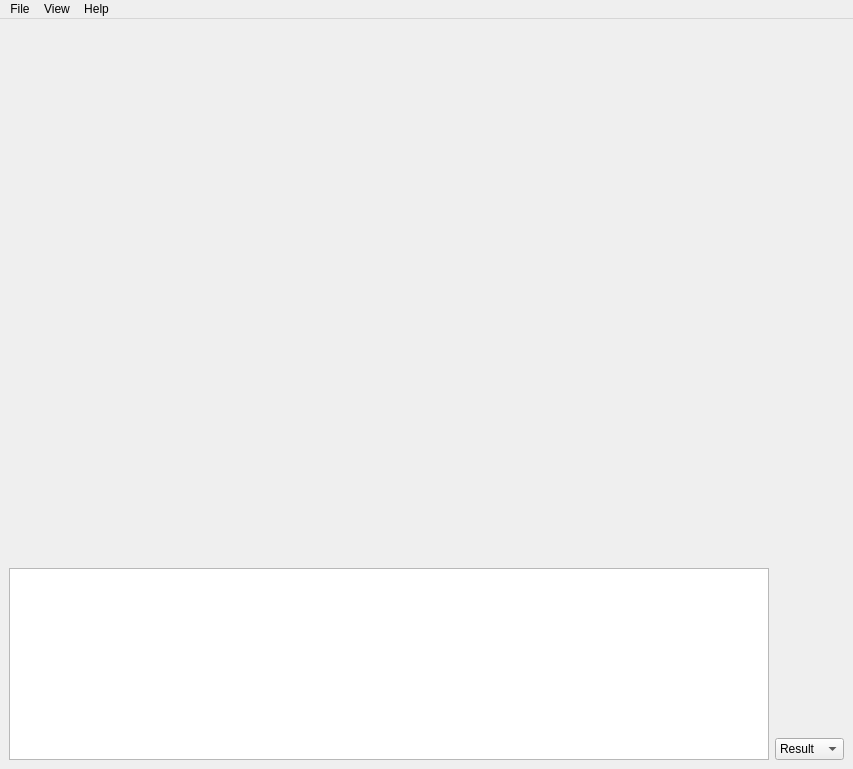
<?xml version="1.0" encoding="UTF-8"?>
<ui version="4.0">
 <class>MainWindow</class>
 <widget class="QMainWindow" name="MainWindow">
  <property name="geometry">
   <rect>
    <x>0</x>
    <y>0</y>
    <width>853</width>
    <height>769</height>
   </rect>
  </property>
  <property name="windowTitle">
   <string>cefabs</string>
  </property>
  <property name="documentMode">
   <bool>false</bool>
  </property>
  <property name="dockNestingEnabled">
   <bool>false</bool>
  </property>
  <widget class="QWidget" name="m_centralWidget">
   <layout class="QHBoxLayout" name="horizontalLayout">
    <item>
     <layout class="QVBoxLayout" name="verticalLayout">
      <item>
       <widget class="ImageView" name="m_imageView" native="true">
        <property name="sizePolicy">
         <sizepolicy hsizetype="Expanding" vsizetype="Expanding">
          <horstretch>100</horstretch>
          <verstretch>100</verstretch>
         </sizepolicy>
        </property>
        <property name="minimumSize">
         <size>
          <width>512</width>
          <height>512</height>
         </size>
        </property>
        <property name="focusPolicy">
         <enum>Qt::ClickFocus</enum>
        </property>
       </widget>
      </item>
      <item>
       <widget class="VideoControls" name="m_videoControls">
        <property name="frameShape">
         <enum>QFrame::StyledPanel</enum>
        </property>
        <property name="frameShadow">
         <enum>QFrame::Raised</enum>
        </property>
       </widget>
      </item>
      <item>
       <widget class="LogWindow" name="m_logWindow"/>
      </item>
     </layout>
    </item>
    <item>
     <layout class="QVBoxLayout" name="m_vbox1">
      <property name="spacing">
       <number>4</number>
      </property>
      <item>
       <widget class="QLabel" name="m_logo">
        <property name="text">
         <string/>
        </property>
        <property name="pixmap">
         <pixmap resource="resources.qrc">:/logo.png</pixmap>
        </property>
        <property name="alignment">
         <set>Qt::AlignCenter</set>
        </property>
       </widget>
      </item>
      <item>
       <widget class="QComboBox" name="m_select">
        <property name="currentIndex">
         <number>1</number>
        </property>
        <property name="frame">
         <bool>true</bool>
        </property>
        <item>
         <property name="text">
          <string>Source</string>
         </property>
        </item>
        <item>
         <property name="text">
          <string>Result</string>
         </property>
        </item>
       </widget>
      </item>
     </layout>
    </item>
   </layout>
  </widget>
  <widget class="QMenuBar" name="m_menuBar">
   <property name="geometry">
    <rect>
     <x>0</x>
     <y>0</y>
     <width>853</width>
     <height>21</height>
    </rect>
   </property>
   <widget class="QMenu" name="m_menuFile">
    <property name="title">
     <string>File</string>
    </property>
    <addaction name="actionOpen"/>
    <addaction name="actionSavePNG"/>
    <addaction name="actionRecord"/>
    <addaction name="separator"/>
    <addaction name="actionLoadSettings"/>
    <addaction name="actionSaveSettings"/>
    <addaction name="separator"/>
    <addaction name="actionSelectDevice"/>
    <addaction name="separator"/>
    <addaction name="actionQuit"/>
   </widget>
   <widget class="QMenu" name="m_menuView">
    <property name="title">
     <string>View</string>
    </property>
    <addaction name="actionCopy"/>
    <addaction name="separator"/>
    <addaction name="actionZoomIn"/>
    <addaction name="actionZoomOut"/>
    <addaction name="actionReset"/>
    <addaction name="separator"/>
    <addaction name="actionHold"/>
    <addaction name="actionToggle"/>
    <addaction name="separator"/>
    <addaction name="actionLog"/>
   </widget>
   <widget class="QMenu" name="m_menuHelp">
    <property name="title">
     <string>Help</string>
    </property>
    <addaction name="actionAbout"/>
   </widget>
   <addaction name="m_menuFile"/>
   <addaction name="m_menuView"/>
   <addaction name="m_menuHelp"/>
  </widget>
  <action name="actionOpen">
   <property name="text">
    <string>Open...</string>
   </property>
   <property name="shortcut">
    <string>Ctrl+O</string>
   </property>
   <property name="shortcutContext">
    <enum>Qt::ApplicationShortcut</enum>
   </property>
  </action>
  <action name="actionSavePNG">
   <property name="text">
    <string>Save...</string>
   </property>
   <property name="shortcut">
    <string>Ctrl+S</string>
   </property>
   <property name="shortcutContext">
    <enum>Qt::ApplicationShortcut</enum>
   </property>
  </action>
  <action name="actionZoomIn">
   <property name="text">
    <string>Zoom In</string>
   </property>
   <property name="shortcut">
    <string>Ctrl+=</string>
   </property>
   <property name="shortcutContext">
    <enum>Qt::ApplicationShortcut</enum>
   </property>
  </action>
  <action name="actionZoomOut">
   <property name="text">
    <string>Zoom Out</string>
   </property>
   <property name="shortcut">
    <string>Ctrl+-</string>
   </property>
   <property name="shortcutContext">
    <enum>Qt::ApplicationShortcut</enum>
   </property>
  </action>
  <action name="actionReset">
   <property name="text">
    <string>Reset</string>
   </property>
   <property name="shortcut">
    <string>Ctrl+1</string>
   </property>
   <property name="shortcutContext">
    <enum>Qt::ApplicationShortcut</enum>
   </property>
  </action>
  <action name="actionAbout">
   <property name="text">
    <string>About</string>
   </property>
   <property name="shortcut">
    <string>F1</string>
   </property>
  </action>
  <action name="actionQuit">
   <property name="text">
    <string>Quit</string>
   </property>
   <property name="shortcut">
    <string>Esc</string>
   </property>
   <property name="shortcutContext">
    <enum>Qt::ApplicationShortcut</enum>
   </property>
  </action>
  <action name="actionToggle">
   <property name="text">
    <string>Toggle</string>
   </property>
   <property name="shortcut">
    <string>\</string>
   </property>
   <property name="shortcutContext">
    <enum>Qt::ApplicationShortcut</enum>
   </property>
  </action>
  <action name="actionHold">
   <property name="text">
    <string>Hold</string>
   </property>
   <property name="shortcut">
    <string>Ctrl+H</string>
   </property>
  </action>
  <action name="actionCopy">
   <property name="text">
    <string>Copy</string>
   </property>
   <property name="shortcut">
    <string>Ctrl+C</string>
   </property>
  </action>
  <action name="actionSelectDevice">
   <property name="text">
    <string>Select CUDA Device...</string>
   </property>
  </action>
  <action name="actionRecord">
   <property name="enabled">
    <bool>false</bool>
   </property>
   <property name="text">
    <string>Record...</string>
   </property>
  </action>
  <action name="actionLog">
   <property name="checkable">
    <bool>true</bool>
   </property>
   <property name="text">
    <string>Log</string>
   </property>
   <property name="shortcut">
    <string>Ctrl+L</string>
   </property>
  </action>
  <action name="actionLoadSettings">
   <property name="text">
    <string>Load Settings...</string>
   </property>
  </action>
  <action name="actionSaveSettings">
   <property name="text">
    <string>Save Settings...</string>
   </property>
  </action>
 </widget>
 <customwidgets>
  <customwidget>
   <class>ImageView</class>
   <extends>QWidget</extends>
   <header>imageview.h</header>
   <container>1</container>
   <slots>
    <slot>reset()</slot>
    <slot>zoomIn()</slot>
    <slot>zoomOut()</slot>
    <slot>toggle()</slot>
    <slot>hold()</slot>
    <slot>copy()</slot>
    <slot>savePNG()</slot>
   </slots>
  </customwidget>
  <customwidget>
   <class>VideoControls</class>
   <extends>QFrame</extends>
   <header>videocontrols.h</header>
   <container>1</container>
  </customwidget>
  <customwidget>
   <class>LogWindow</class>
   <extends>QPlainTextEdit</extends>
   <header>logwindow.h</header>
  </customwidget>
 </customwidgets>
 <resources>
  <include location="resources.qrc"/>
 </resources>
 <connections>
  <connection>
   <sender>actionQuit</sender>
   <signal>triggered()</signal>
   <receiver>MainWindow</receiver>
   <slot>close()</slot>
   <hints>
    <hint type="sourcelabel">
     <x>-1</x>
     <y>-1</y>
    </hint>
    <hint type="destinationlabel">
     <x>419</x>
     <y>403</y>
    </hint>
   </hints>
  </connection>
  <connection>
   <sender>actionReset</sender>
   <signal>triggered()</signal>
   <receiver>m_imageView</receiver>
   <slot>reset()</slot>
   <hints>
    <hint type="sourcelabel">
     <x>-1</x>
     <y>-1</y>
    </hint>
    <hint type="destinationlabel">
     <x>255</x>
     <y>285</y>
    </hint>
   </hints>
  </connection>
  <connection>
   <sender>actionZoomIn</sender>
   <signal>triggered()</signal>
   <receiver>m_imageView</receiver>
   <slot>zoomIn()</slot>
   <hints>
    <hint type="sourcelabel">
     <x>-1</x>
     <y>-1</y>
    </hint>
    <hint type="destinationlabel">
     <x>255</x>
     <y>285</y>
    </hint>
   </hints>
  </connection>
  <connection>
   <sender>actionZoomOut</sender>
   <signal>triggered()</signal>
   <receiver>m_imageView</receiver>
   <slot>zoomOut()</slot>
   <hints>
    <hint type="sourcelabel">
     <x>-1</x>
     <y>-1</y>
    </hint>
    <hint type="destinationlabel">
     <x>255</x>
     <y>285</y>
    </hint>
   </hints>
  </connection>
  <connection>
   <sender>actionToggle</sender>
   <signal>triggered()</signal>
   <receiver>m_imageView</receiver>
   <slot>toggle()</slot>
   <hints>
    <hint type="sourcelabel">
     <x>-1</x>
     <y>-1</y>
    </hint>
    <hint type="destinationlabel">
     <x>334</x>
     <y>336</y>
    </hint>
   </hints>
  </connection>
  <connection>
   <sender>actionHold</sender>
   <signal>triggered()</signal>
   <receiver>m_imageView</receiver>
   <slot>hold()</slot>
   <hints>
    <hint type="sourcelabel">
     <x>-1</x>
     <y>-1</y>
    </hint>
    <hint type="destinationlabel">
     <x>334</x>
     <y>336</y>
    </hint>
   </hints>
  </connection>
  <connection>
   <sender>actionCopy</sender>
   <signal>triggered()</signal>
   <receiver>m_imageView</receiver>
   <slot>copy()</slot>
   <hints>
    <hint type="sourcelabel">
     <x>-1</x>
     <y>-1</y>
    </hint>
    <hint type="destinationlabel">
     <x>265</x>
     <y>295</y>
    </hint>
   </hints>
  </connection>
  <connection>
   <sender>actionLog</sender>
   <signal>toggled(bool)</signal>
   <receiver>m_logWindow</receiver>
   <slot>setVisible(bool)</slot>
   <hints>
    <hint type="sourcelabel">
     <x>-1</x>
     <y>-1</y>
    </hint>
    <hint type="destinationlabel">
     <x>356</x>
     <y>662</y>
    </hint>
   </hints>
  </connection>
 </connections>
</ui>
